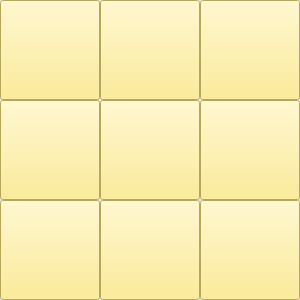
<?xml version="1.0" encoding="UTF-8"?>
<ui version="4.0">
 <class>MainWindow</class>
 <widget class="QMainWindow" name="MainWindow">
  <property name="geometry">
   <rect>
    <x>0</x>
    <y>0</y>
    <width>300</width>
    <height>300</height>
   </rect>
  </property>
  <property name="windowTitle">
   <string>TicTac</string>
  </property>
  <widget class="QWidget" name="centralwidget">
   <widget class="QPushButton" name="Btn_1">
    <property name="geometry">
     <rect>
      <x>0</x>
      <y>0</y>
      <width>100</width>
      <height>100</height>
     </rect>
    </property>
    <property name="styleSheet">
     <string notr="true">background:rgb(255, 233, 123);
font: 48pt &quot;Segoe Script&quot;;</string>
    </property>
    <property name="text">
     <string/>
    </property>
   </widget>
   <widget class="QPushButton" name="Btn_2">
    <property name="geometry">
     <rect>
      <x>100</x>
      <y>0</y>
      <width>100</width>
      <height>100</height>
     </rect>
    </property>
    <property name="styleSheet">
     <string notr="true">background:rgb(255, 233, 123);
font: 48pt &quot;Segoe Script&quot;;</string>
    </property>
    <property name="text">
     <string/>
    </property>
   </widget>
   <widget class="QPushButton" name="Btn_3">
    <property name="geometry">
     <rect>
      <x>200</x>
      <y>0</y>
      <width>100</width>
      <height>100</height>
     </rect>
    </property>
    <property name="styleSheet">
     <string notr="true">background:rgb(255, 233, 123);
font: 48pt &quot;Segoe Script&quot;;</string>
    </property>
    <property name="text">
     <string/>
    </property>
   </widget>
   <widget class="QPushButton" name="Btn_4">
    <property name="geometry">
     <rect>
      <x>0</x>
      <y>100</y>
      <width>100</width>
      <height>100</height>
     </rect>
    </property>
    <property name="styleSheet">
     <string notr="true">background:rgb(255, 233, 123);
font: 48pt &quot;Segoe Script&quot;;</string>
    </property>
    <property name="text">
     <string/>
    </property>
   </widget>
   <widget class="QPushButton" name="Btn_5">
    <property name="geometry">
     <rect>
      <x>100</x>
      <y>100</y>
      <width>100</width>
      <height>100</height>
     </rect>
    </property>
    <property name="styleSheet">
     <string notr="true">background:rgb(255, 233, 123);
font: 48pt &quot;Segoe Script&quot;;</string>
    </property>
    <property name="text">
     <string/>
    </property>
   </widget>
   <widget class="QPushButton" name="Btn_6">
    <property name="geometry">
     <rect>
      <x>200</x>
      <y>100</y>
      <width>100</width>
      <height>100</height>
     </rect>
    </property>
    <property name="styleSheet">
     <string notr="true">background:rgb(255, 233, 123);
font: 48pt &quot;Segoe Script&quot;;</string>
    </property>
    <property name="text">
     <string/>
    </property>
   </widget>
   <widget class="QPushButton" name="Btn_7">
    <property name="geometry">
     <rect>
      <x>0</x>
      <y>200</y>
      <width>100</width>
      <height>100</height>
     </rect>
    </property>
    <property name="styleSheet">
     <string notr="true">background:rgb(255, 233, 123);
font: 48pt &quot;Segoe Script&quot;;</string>
    </property>
    <property name="text">
     <string/>
    </property>
   </widget>
   <widget class="QPushButton" name="Btn_8">
    <property name="geometry">
     <rect>
      <x>100</x>
      <y>200</y>
      <width>100</width>
      <height>100</height>
     </rect>
    </property>
    <property name="styleSheet">
     <string notr="true">background:rgb(255, 233, 123);
font: 48pt &quot;Segoe Script&quot;;</string>
    </property>
    <property name="text">
     <string/>
    </property>
   </widget>
   <widget class="QPushButton" name="Btn_9">
    <property name="geometry">
     <rect>
      <x>200</x>
      <y>200</y>
      <width>100</width>
      <height>100</height>
     </rect>
    </property>
    <property name="styleSheet">
     <string notr="true">background:rgb(255, 233, 123);
font: 48pt &quot;Segoe Script&quot;;</string>
    </property>
    <property name="text">
     <string/>
    </property>
   </widget>
  </widget>
 </widget>
 <resources/>
 <connections/>
</ui>
